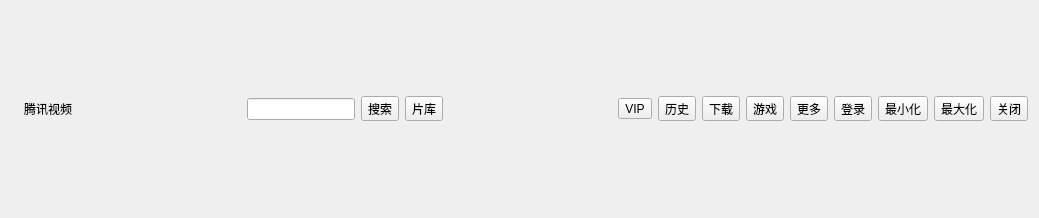
<?xml version="1.0" encoding="UTF-8"?>
<ui version="4.0">
 <class>TopBar</class>
 <widget class="QWidget" name="TopBar">
  <property name="geometry">
   <rect>
    <x>0</x>
    <y>0</y>
    <width>1039</width>
    <height>218</height>
   </rect>
  </property>
  <property name="windowTitle">
   <string>Form</string>
  </property>
  <layout class="QHBoxLayout" name="horizontalLayout_2">
   <item>
    <widget class="QLabel" name="logoLabel">
     <property name="text">
      <string/>
     </property>
     <property name="pixmap">
      <pixmap resource="../../../../resources/Resource.qrc">:/logo/tv-logo.png</pixmap>
     </property>
     <property name="scaledContents">
      <bool>false</bool>
     </property>
    </widget>
   </item>
   <item>
    <widget class="QLabel" name="logoTextLabel">
     <property name="text">
      <string>腾讯视频</string>
     </property>
    </widget>
   </item>
   <item>
    <spacer name="horizontalSpacer">
     <property name="orientation">
      <enum>Qt::Orientation::Horizontal</enum>
     </property>
     <property name="sizeHint" stdset="0">
      <size>
       <width>40</width>
       <height>20</height>
      </size>
     </property>
    </spacer>
   </item>
   <item>
    <widget class="QFrame" name="frame">
     <property name="frameShape">
      <enum>QFrame::Shape::NoFrame</enum>
     </property>
     <property name="frameShadow">
      <enum>QFrame::Shadow::Raised</enum>
     </property>
     <layout class="QHBoxLayout" name="horizontalLayout">
      <item>
       <widget class="QLineEdit" name="searchEdit">
        <property name="text">
         <string/>
        </property>
        <property name="placeholderText">
         <string/>
        </property>
       </widget>
      </item>
      <item>
       <widget class="QToolButton" name="searchButton">
        <property name="text">
         <string>搜索</string>
        </property>
       </widget>
      </item>
      <item>
       <widget class="QToolButton" name="tableButton">
        <property name="text">
         <string>片库</string>
        </property>
       </widget>
      </item>
     </layout>
    </widget>
   </item>
   <item>
    <spacer name="horizontalSpacer_2">
     <property name="orientation">
      <enum>Qt::Orientation::Horizontal</enum>
     </property>
     <property name="sizeHint" stdset="0">
      <size>
       <width>40</width>
       <height>20</height>
      </size>
     </property>
    </spacer>
   </item>
   <item>
    <layout class="QHBoxLayout" name="FunctionLayout">
     <item>
      <widget class="QToolButton" name="vipButton">
       <property name="text">
        <string>VIP</string>
       </property>
      </widget>
     </item>
     <item>
      <widget class="QToolButton" name="historyButton">
       <property name="text">
        <string>历史</string>
       </property>
      </widget>
     </item>
     <item>
      <widget class="QToolButton" name="downloadButton">
       <property name="text">
        <string>下载</string>
       </property>
      </widget>
     </item>
     <item>
      <widget class="QToolButton" name="gameButton">
       <property name="text">
        <string>游戏</string>
       </property>
      </widget>
     </item>
     <item>
      <widget class="QToolButton" name="moreButton">
       <property name="text">
        <string>更多</string>
       </property>
      </widget>
     </item>
     <item>
      <widget class="QToolButton" name="loginButton">
       <property name="text">
        <string>登录</string>
       </property>
      </widget>
     </item>
    </layout>
   </item>
   <item>
    <layout class="QHBoxLayout" name="WindowLayout">
     <item>
      <widget class="QToolButton" name="minButton">
       <property name="text">
        <string>最小化</string>
       </property>
      </widget>
     </item>
     <item>
      <widget class="QToolButton" name="maxButton">
       <property name="text">
        <string>最大化</string>
       </property>
      </widget>
     </item>
     <item>
      <widget class="QToolButton" name="closeButton">
       <property name="text">
        <string>关闭</string>
       </property>
      </widget>
     </item>
    </layout>
   </item>
  </layout>
 </widget>
 <resources>
  <include location="../../../../resources/Resource.qrc"/>
 </resources>
 <connections/>
</ui>
